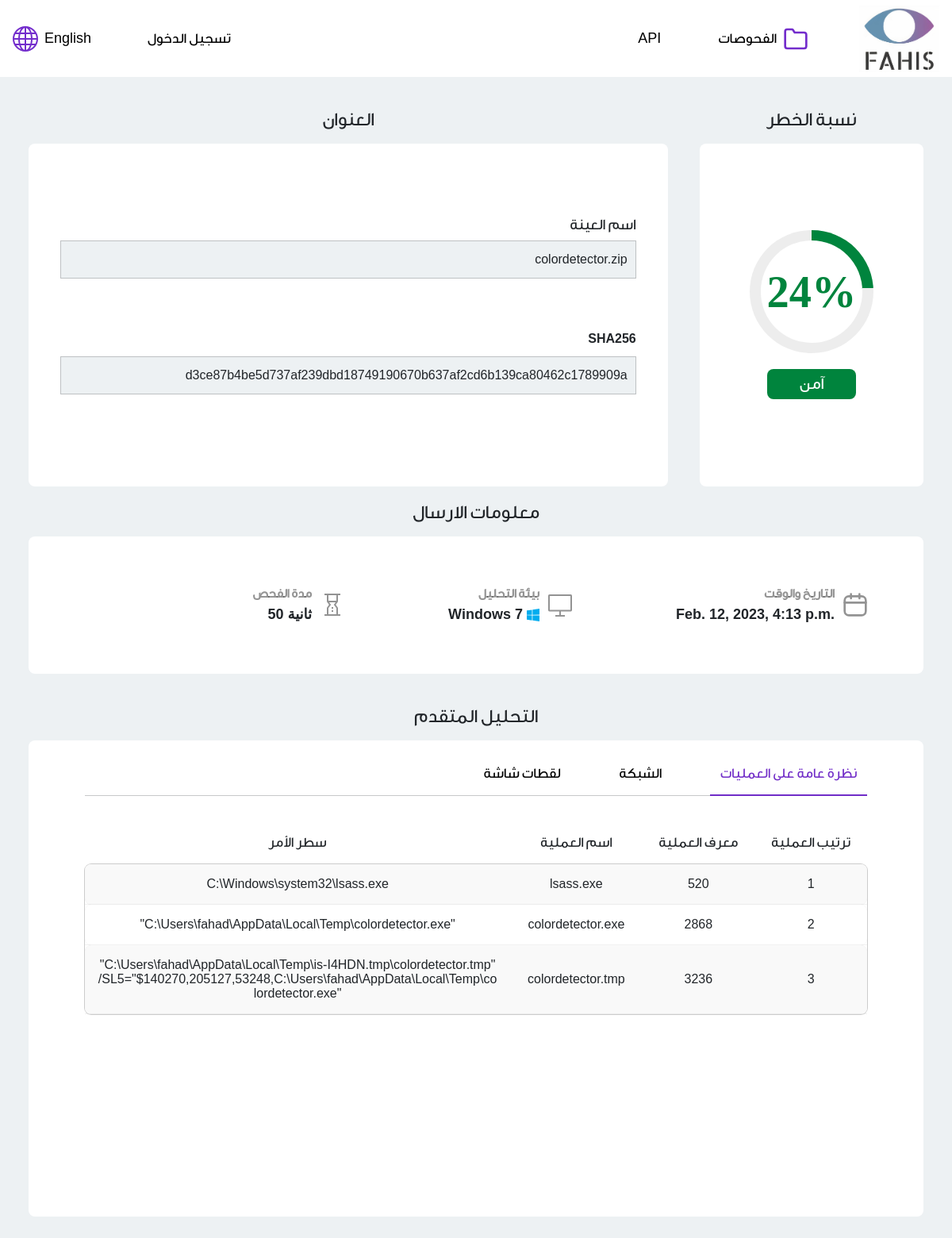
The page /report/4044 on the database its author committed.
### mainapp/models.py (models this page shows, shortened)
class Sample(models.Model):
	id=models.BigAutoField("id",unique=True,primary_key=True,auto_created=True)
	ReportID = models.ForeignKey(Report,to_field="Report_ID", null=True,on_delete=models.CASCADE)
	Privacy_Type = models.CharField('Privacy_Type', max_length=8)
	Create_Date = models.DateTimeField('Creation_Date')
	Sample_Type = models.CharField("Sample_Type", max_length=5)
	UserID = models.ForeignKey(User, null=True, on_delete=models.CASCADE)
	Sample_Address = models.TextField("Sample_Address", null=True)
	Sample_name=models.TextField("Sample_name",null=True)
	Environment=models.TextField("Environment",null=True)

class Report(models.Model):
	Report_ID=models.BigAutoField("id",unique=True,primary_key=True,auto_created=True)
	Score = models.IntegerField('Score',null=True)
	Network = models.JSONField('Network',null=True)
	Duration = models.IntegerField('Duration',null=True)
	Processes = models.JSONField('Processes',null=True)
	Report_Type = models.CharField("Report_Type", max_length=5)
	Report_Address = models.TextField("Report_Address")
	task_id=models.IntegerField("task_id",null=True)
	def __int__(self):
		return self.Report_ID

### mainapp/views.py (the view)
# urls.py: path('report/<int:sampleID>', views.report, name="report"),
def report(request,sampleID):
	sample = Sample.objects.get(id=sampleID)
	report=Report.objects.get(Report_ID=sample.ReportID)
	if sample.Privacy_Type== 'private':
		if request.user == sample.UserID:
			context={"sample":sample, "report":report,"screenshots":task_screenshots(report.task_id)}
			return render(request,'frontend/result.html',context)
		else:
			return redirect('history')
	else:
		context={"sample":sample, "report":report,"screenshots":task_screenshots(report.task_id)}
		return render(request,'frontend/result.html',context)

### mainapp/apiFunc.py (called while the page is built, shortened)
def task_screenshots(task_id=0):
    folder_path = f"/home/fahad/.cuckoo/storage/analyses/{task_id}/shots/"
    sceenshots=[]
    if not os.path.exists(folder_path):
        return (404, "Task not found")

### mainapp/templates/frontend/result.html (shortened to what this page needs)
<html>
{% load static %}
<head>
  <link href="https://cdn.jsdelivr.net/npm/bootstrap@5.0.2/dist/css/bootstrap.min.css" rel="stylesheet"
>
  <link rel="stylesheet" href="{% static 'css/styles.css' %}  ">
</head>
<body>
  <nav class="header">
    <div class="left-side">
      <a href="#">
        <div class=" language-en">
          <img class="language-pic" src="{% static '/images/language.svg' %}" alt="">
          <div class="en">English</div>
        </div>
      </a>
      {% if user.is_authenticated %}
      <a href="{% url 'logout' %}">
        <div class="login">تسجيل الخروج</div>
      </a>
      {% else %}
      <a href="{% url 'login' %}">
        <div class="login">تسجيل الدخول</div>
      </a>
      {% endif %}
    </div>
    <div class="right-side">
      <a href="/api">
        <div class="language">
        API
        </div>
      </a>
      <a href="/history">
        <div class="history">
          <div class="history-text">
            الفحوصات
          </div>
          <img class="folder" src="{% static '/images/folder.svg' %}" alt="">
        </div>
      </a>
      <a href="/"><img class="logo" src="{% static 'images/fahis_logo.jpg' %}" alt="Fahis"></a>
    </div>
  </nav>
  <div class="result-box">
    <div class="top-section">
      <div class="title-container">
        <h1>العنوان</h1>
        <div class="result-title">
          <div class="row-container">
            <h2 class="boldh2">اسم العينة</h2>
            <div class="hash">
              <h3 class="row-text"> {{sample.Sample_name}}
              </h3>
            </div>
          </div>
          <div class="row-container">
            <h3 class="boldh3">SHA256</h3>
            <div class="hash">
              <h3 class="row-text"> {{sample.Sample_Address}}
              </h3>
            </div>
          </div>
        </div>
      </div>
      <div class="result-container">
        <h1>نسبة الخطر {{task_id}}</h1>
        <div class="result">
          <div class="circular-progress">
            <span class="progress-value" value>0%</span>
            <p class="progress-end">{{report.Score}}</p>
          </div>
          <div class="result-decision">
            آمن
          </div>
        </div>
      </div>
    </div>
    <div class="bottom-container">
      <h1>معلومات الارسال</h1>
      <div class="bottom-section">
        <div class="bottom-cell">
          <h3 class="cell-text">
            <span class="cell-span"> مدة الفحص
            </span>
            <br>
            <div id="duration">
              {{report.Duration}} ثانية
            </div>
          </h3>
          <img class="bottom-icons" src="{% static 'images/duration.svg' %}" alt="">
        </div>
        <div class="bottom-cell">
          <div>
            <h3 class="cell-text">
              <span class="cell-span">
                بيئة التحليل
              </span>
              <br>
              {{sample.Environment}}
              <img class="windows" src="{% static 'images/windows.svg' %}" alt="">
            </h3>
          </div>
          <img class="bottom-icons" src="{% static 'images/desktop.svg' %}" alt="">
        </div>
        <div class="bottom-cell">
          <h3 class="cell-text">
            <span class="cell-span">
              التاريخ والوقت
            </span>
            <br>
            {{sample.Create_Date}}
          </h3>
          <img class="bottom-icons" src="{% static 'images/calendar.svg' %}" alt="">
        </div>
      </div>
    </div>
  </div>
  <h1>التحليل المتقدم</h1>
  <div class="report-details">
    <div class="report-details-nav">
      <div class="screenshots-button bt">لقطات شاشة</div>
      <div class="network-button bt">الشبكة</div>
      <div class="processes-button bt">نظرة عامة على العمليات</div>
      <hr>
    </div>
    <table class="processes-table">
      <thead>
        <tr>
          <td>سطر الأمر</td>
          <td>اسم العملية</td>
          <td>معرف العملية</td>
          <td>ترتيب العملية</td>
        </tr>
      </thead>
      <tbody>
        {%for process in report.Processes%}
        <tr>
          <td>{{process.command_line}}</td>
          <td>{{process.process_name}}</td>
          <td>{{process.pid}}</td>
          <td class="counter"></td>
        </tr>
        {%endfor%}
      </tbody>
    </table>
</body>
</html>

### rows shown on the page
Sample: Sample_name "colordetector.zip", Sample_Address "d3ce87b4be5d737af239dbd18749190670b637af2cd6b139ca80462c1789909a", Environment "Windows 7", Create_Date "Feb. 12, 2023, 4:13 p.m."
Report: Score "24", Duration "50"

### other values the page prints
{{ process.command_line }} "C:\\Windows\\system32\\lsass.exe" "\"C:\\Users\\fahad\\AppData\\Local\\Temp\\colordetector.exe\"" "\"C:\\Users\\fahad\\AppData\\Local\\Temp\\is-I4HDN.tmp\\colordetector.tmp\" /SL5=\"$140270,205127,53248,C:\\Users\\fahad\\AppData\\Local\\Temp\\colordetector.exe\""
{{ process.process_name }} "lsass.exe" "colordetector.exe" "colordetector.tmp"
{{ process.pid }} "520" "2868" "3236"
